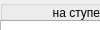
       <widget class="QWidget" name="pageTestPoints">
        <property name="geometry">
         <rect>
          <x>0</x>
          <y>0</y>
          <width>100</width>
          <height>30</height>
         </rect>
        </property>
        <attribute name="label">
         <string>Точки</string>
        </attribute>
        <widget class="QTableView" name="tablePoints">
         <property name="geometry">
          <rect>
           <x>0</x>
           <y>20</y>
           <width>271</width>
           <height>201</height>
          </rect>
         </property>
         <property name="locale">
          <locale language="English" country="UnitedStates"/>
         </property>
         <property name="selectionMode">
          <enum>QAbstractItemView::SingleSelection</enum>
         </property>
         <property name="selectionBehavior">
          <enum>QAbstractItemView::SelectRows</enum>
         </property>
         <property name="textElideMode">
          <enum>Qt::ElideLeft</enum>
         </property>
         <property name="wordWrap">
          <bool>false</bool>
         </property>
         <property name="cornerButtonEnabled">
          <bool>false</bool>
         </property>
         <attribute name="horizontalHeaderHighlightSections">
          <bool>false</bool>
         </attribute>
         <attribute name="verticalHeaderVisible">
          <bool>false</bool>
         </attribute>
         <attribute name="verticalHeaderHighlightSections">
          <bool>false</bool>
         </attribute>
        </widget>
        <widget class="QGroupBox" name="groupPoints">
         <property name="geometry">
          <rect>
           <x>0</x>
           <y>0</y>
           <width>271</width>
           <height>21</height>
          </rect>
         </property>
         <property name="title">
          <string/>
         </property>
         <widget class="QWidget" name="horizontalLayoutWidget">
          <property name="geometry">
           <rect>
            <x>0</x>
            <y>0</y>
            <width>271</width>
            <height>26</height>
           </rect>
          </property>
          <layout class="QHBoxLayout" name="horizontalLayout">
           <item>
            <widget class="QRadioButton" name="radioPointsStage">
             <property name="layoutDirection">
              <enum>Qt::RightToLeft</enum>
             </property>
             <property name="text">
              <string>на ступень</string>
             </property>
             <property name="checkable">
              <bool>true</bool>
             </property>
             <property name="checked">
              <bool>true</bool>
             </property>
            </widget>
           </item>
           <item>
            <widget class="QRadioButton" name="radioPointsReal">
             <property name="layoutDirection">
              <enum>Qt::LeftToRight</enum>
             </property>
             <property name="text">
              <string>фактические</string>
             </property>
             <property name="checked">
              <bool>false</bool>
             </property>
            </widget>
           </item>
          </layout>
         </widget>
        </widget>
       </widget>
